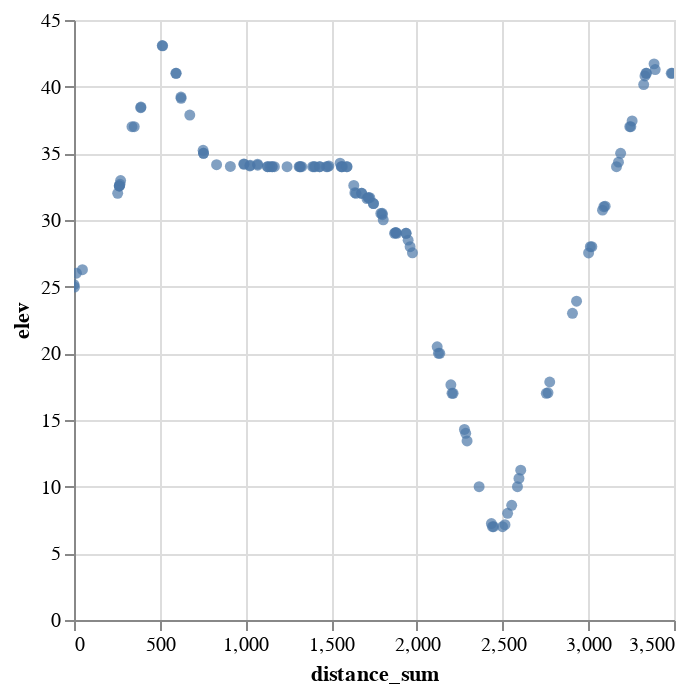

Here is the notebook cell this chart was saved with:
### Code cell
alt.Chart(df_walk).mark_circle(size=30).encode(
    x='distance_sum',
    y='elev',
    #color='slope',
    tooltip=['lat', 'long', 'slope_angle']
).interactive()

### Figure 1 — Vega-Lite specification as saved in the notebook (floating-point values rounded to 4 significant figures)
{"config": {"view": {"continuousWidth": 300, "continuousHeight": 300}}, "data": {"name": "data-592577de0312bbced269241aa6a0dea1"}, "mark": {"type": "circle", "size": 30}, "encoding": {"tooltip": [{"field": "lat", "type": "quantitative"}, {"field": "long", "type": "quantitative"}, {"field": "slope_angle", "type": "quantitative"}], "x": {"field": "distance_sum", "type": "quantitative"}, "y": {"field": "elev", "type": "quantitative"}}, "params": [{"name": "param_15", "select": {"type": "interval", "encodings": ["x", "y"]}, "bind": "scales"}], "$schema": "https://vega.github.io/schema/vega-lite/v5.8.0.json", "datasets": {"data-592577de0312bbced269241aa6a0dea1": [{"Unnamed: 0": 0, "lat": 40.83, "long": -73.95, "elev": 25.16, "d_distance": 0.0, "d_height": 0.0, "slope": 0.0, "slope_angle": 0.0, "d_calories": 0.0, "d_calories_sum": 0.0, "calories_sum": 0.0, "distance_sum": 0.0}, {"Unnamed: 0": 1, "lat": 40.83, "long": -73.95, "elev": 24.97, "d_distance": 2.787, "d_height": -0.19, "slope": -0.06817, "slope_angle": -3.9, "d_calories": 0.1294, "d_calories_sum": 0.1294, "calories_sum": 0.1294, "distance_sum": 2.787}, {"Unnamed: 0": 2, "lat": 40.83, "long": -73.95, "elev": 26.01, "d_distance": 11.45, "d_height": 1.04, "slope": 0.0908, "slope_angle": 5.188, "d_calories": 0.9388, "d_calories_sum": 1.068, "calories_sum": 1.068, "distance_sum": 14.24}, {"Unnamed: 0": 3, "lat": 40.83, "long": -73.95, "elev": 26.27, "d_distance": 34.98, "d_height": 0.26, "slope": 0.007434, "slope_angle": 0.4259, "d_calories": 1.739, "d_calories_sum": 2.807, "calories_sum": 2.807, "distance_sum": 49.22}, {"Unnamed: 0": 4, "lat": 40.83, "long": -73.95, "elev": 32.0, "d_distance": 205.7, "d_height": 5.73, "slope": 0.02786, "slope_angle": 1.596, "d_calories": 12.27, "d_calories_sum": 15.07, "calories_sum": 15.07, "distance_sum": 254.9}, {"Unnamed: 0": 5, "lat": 40.83, "long": -73.95, "elev": 32.55, "d_distance": 9.511, "d_height": 0.55, "slope": 0.05783, "slope_angle": 3.31, "d_calories": 0.6685, "d_calories_sum": 15.74, "calories_sum": 15.74, "distance_sum": 264.4}, {"Unnamed: 0": 6, "lat": 40.83, "long": -73.95, "elev": 32.55, "d_distance": 0.0, "d_height": 0.0, "slope": 0.0, "slope_angle": 0.0, "d_calories": 0.0, "d_calories_sum": 15.74, "calories_sum": 15.74, "distance_sum": 264.4}, {"Unnamed: 0": 7, "lat": 40.83, "long": -73.95, "elev": 32.55, "d_distance": 0.0, "d_height": 0.0, "slope": 0.0, "slope_angle": 0.0, "d_calories": 0.0, "d_calories_sum": 15.74, "calories_sum": 15.74, "distance_sum": 264.4}, {"Unnamed: 0": 8, "lat": 40.83, "long": -73.95, "elev": 32.68, "d_distance": 3.734, "d_height": 0.13, "slope": 0.03482, "slope_angle": 1.994, "d_calories": 0.2319, "d_calories_sum": 15.97, "calories_sum": 15.97, "distance_sum": 268.1}, {"Unnamed: 0": 9, "lat": 40.83, "long": -73.95, "elev": 32.96, "d_distance": 3.734, "d_height": 0.28, "slope": 0.07499, "slope_angle": 4.289, "d_calories": 0.2852, "d_calories_sum": 16.26, "calories_sum": 16.26, "distance_sum": 271.9}, {"Unnamed: 0": 10, "lat": 40.83, "long": -73.95, "elev": 37.0, "d_distance": 66.44, "d_height": 4.04, "slope": 0.06081, "slope_angle": 3.48, "d_calories": 4.74, "d_calories_sum": 21.0, "calories_sum": 21.0, "distance_sum": 338.3}, {"Unnamed: 0": 11, "lat": 40.83, "long": -73.95, "elev": 37.0, "d_distance": 12.99, "d_height": 0.0, "slope": 0.0, "slope_angle": 0.0, "d_calories": 0.6459, "d_calories_sum": 21.64, "calories_sum": 21.64, "distance_sum": 351.3}, {"Unnamed: 0": 12, "lat": 40.83, "long": -73.95, "elev": 38.42, "d_distance": 38.13, "d_height": 1.42, "slope": 0.03725, "slope_angle": 2.133, "d_calories": 2.401, "d_calories_sum": 24.05, "calories_sum": 24.05, "distance_sum": 389.4}, {"Unnamed: 0": 13, "lat": 40.83, "long": -73.95, "elev": 38.47, "d_distance": 1.111, "d_height": 0.05, "slope": 0.04499, "slope_angle": 2.576, "d_calories": 0.07304, "d_calories_sum": 24.12, "calories_sum": 24.12, "distance_sum": 390.5}, {"Unnamed: 0": 14, "lat": 40.83, "long": -73.95, "elev": 43.08, "d_distance": 124.2, "d_height": 4.61, "slope": 0.03712, "slope_angle": 2.126, "d_calories": 7.816, "d_calories_sum": 31.93, "calories_sum": 31.93, "distance_sum": 514.7}, {"Unnamed: 0": 15, "lat": 40.83, "long": -73.95, "elev": 43.06, "d_distance": 2.376, "d_height": -0.02, "slope": -0.008417, "slope_angle": -0.4822, "d_calories": 0.1181, "d_calories_sum": 32.05, "calories_sum": 32.05, "distance_sum": 517.1}, {"Unnamed: 0": 16, "lat": 40.83, "long": -73.95, "elev": 41.0, "d_distance": 77.08, "d_height": -2.06, "slope": -0.02673, "slope_angle": -1.531, "d_calories": 3.58, "d_calories_sum": 35.63, "calories_sum": 35.63, "distance_sum": 594.2}, {"Unnamed: 0": 17, "lat": 40.83, "long": -73.95, "elev": 41.0, "d_distance": 2.223, "d_height": 0.0, "slope": 0.0, "slope_angle": 0.0, "d_calories": 0.1105, "d_calories_sum": 35.74, "calories_sum": 35.74, "distance_sum": 596.4}, {"Unnamed: 0": 18, "lat": 40.83, "long": -73.95, "elev": 39.22, "d_distance": 27.51, "d_height": -1.78, "slope": -0.06471, "slope_angle": -3.702, "d_calories": 1.277, "d_calories_sum": 37.02, "calories_sum": 37.02, "distance_sum": 623.9}, {"Unnamed: 0": 19, "lat": 40.83, "long": -73.95, "elev": 39.13, "d_distance": 0.8408, "d_height": -0.09, "slope": -0.107, "slope_angle": -6.11, "d_calories": 0.03905, "d_calories_sum": 37.06, "calories_sum": 37.06, "distance_sum": 624.7}, {"Unnamed: 0": 20, "lat": 40.83, "long": -73.95, "elev": 37.87, "d_distance": 50.7, "d_height": -1.26, "slope": -0.02485, "slope_angle": -1.424, "d_calories": 2.354, "d_calories_sum": 39.41, "calories_sum": 39.41, "distance_sum": 675.4}, {"Unnamed: 0": 21, "lat": 40.83, "long": -73.95, "elev": 35.23, "d_distance": 77.63, "d_height": -2.64, "slope": -0.03401, "slope_angle": -1.948, "d_calories": 3.605, "d_calories_sum": 43.02, "calories_sum": 43.02, "distance_sum": 753.1}, {"Unnamed: 0": 22, "lat": 40.83, "long": -73.95, "elev": 35.0, "d_distance": 2.376, "d_height": -0.23, "slope": -0.09679, "slope_angle": -5.529, "d_calories": 0.1103, "d_calories_sum": 43.13, "calories_sum": 43.13, "distance_sum": 755.5}, {"Unnamed: 0": 23, "lat": 40.83, "long": -73.95, "elev": 35.0, "d_distance": 0.0, "d_height": 0.0, "slope": 0.0, "slope_angle": 0.0, "d_calories": 0.0, "d_calories_sum": 43.13, "calories_sum": 43.13, "distance_sum": 755.5}, {"Unnamed: 0": 24, "lat": 40.83, "long": -73.95, "elev": 34.15, "d_distance": 76.25, "d_height": -0.85, "slope": -0.01115, "slope_angle": -0.6387, "d_calories": 3.791, "d_calories_sum": 46.92, "calories_sum": 46.92, "distance_sum": 831.7}, {"Unnamed: 0": 25, "lat": 40.83, "long": -73.95, "elev": 34.02, "d_distance": 80.39, "d_height": -0.13, "slope": -0.001617, "slope_angle": -0.09265, "d_calories": 3.997, "d_calories_sum": 50.92, "calories_sum": 50.92, "distance_sum": 912.1}, {"Unnamed: 0": 26, "lat": 40.83, "long": -73.95, "elev": 34.21, "d_distance": 78.6, "d_height": 0.19, "slope": 0.002417, "slope_angle": 0.1385, "d_calories": 3.908, "d_calories_sum": 54.83, "calories_sum": 54.83, "distance_sum": 990.7}, {"Unnamed: 0": 27, "lat": 40.83, "long": -73.95, "elev": 34.18, "d_distance": 1.394, "d_height": -0.03, "slope": -0.02153, "slope_angle": -1.233, "d_calories": 0.06471, "d_calories_sum": 54.89, "calories_sum": 54.89, "distance_sum": 992.1}, {"Unnamed: 0": 28, "lat": 40.83, "long": -73.95, "elev": 34.05, "d_distance": 33.99, "d_height": -0.13, "slope": -0.003824, "slope_angle": -0.2191, "d_calories": 1.69, "d_calories_sum": 56.58, "calories_sum": 56.58, "distance_sum": 1026.0}, {"Unnamed: 0": 29, "lat": 40.83, "long": -73.95, "elev": 34.1, "d_distance": 1.394, "d_height": 0.05, "slope": 0.03588, "slope_angle": 2.055, "d_calories": 0.08708, "d_calories_sum": 56.67, "calories_sum": 56.67, "distance_sum": 1027.0}, {"Unnamed: 0": 30, "lat": 40.83, "long": -73.95, "elev": 34.19, "d_distance": 43.24, "d_height": 0.09, "slope": 0.002082, "slope_angle": 0.1193, "d_calories": 2.15, "d_calories_sum": 58.82, "calories_sum": 58.82, "distance_sum": 1071.0}, {"Unnamed: 0": 31, "lat": 40.83, "long": -73.95, "elev": 34.11, "d_distance": 0.8409, "d_height": -0.08, "slope": -0.09514, "slope_angle": -5.435, "d_calories": 0.03905, "d_calories_sum": 58.86, "calories_sum": 58.86, "distance_sum": 1072.0}, {"Unnamed: 0": 32, "lat": 40.83, "long": -73.95, "elev": 34.0, "d_distance": 57.19, "d_height": -0.11, "slope": -0.001923, "slope_angle": -0.1102, "d_calories": 2.843, "d_calories_sum": 61.7, "calories_sum": 61.7, "distance_sum": 1129.0}, {"Unnamed: 0": 33, "lat": 40.83, "long": -73.95, "elev": 34.0, "d_distance": 1.111, "d_height": 0.0, "slope": 0.0, "slope_angle": 0.0, "d_calories": 0.05525, "d_calories_sum": 61.76, "calories_sum": 61.76, "distance_sum": 1130.0}, {"Unnamed: 0": 34, "lat": 40.83, "long": -73.95, "elev": 34.0, "d_distance": 12.99, "d_height": 0.0, "slope": 0.0, "slope_angle": 0.0, "d_calories": 0.6459, "d_calories_sum": 62.4, "calories_sum": 62.4, "distance_sum": 1143.0}, {"Unnamed: 0": 35, "lat": 40.83, "long": -73.95, "elev": 34.0, "d_distance": 12.58, "d_height": 0.0, "slope": 0.0, "slope_angle": 0.0, "d_calories": 0.6252, "d_calories_sum": 63.03, "calories_sum": 63.03, "distance_sum": 1155.0}, {"Unnamed: 0": 36, "lat": 40.83, "long": -73.95, "elev": 34.0, "d_distance": 0.8409, "d_height": 0.0, "slope": 0.0, "slope_angle": 0.0, "d_calories": 0.04181, "d_calories_sum": 63.07, "calories_sum": 63.07, "distance_sum": 1156.0}, {"Unnamed: 0": 37, "lat": 40.83, "long": -73.95, "elev": 34.0, "d_distance": 12.58, "d_height": 0.0, "slope": 0.0, "slope_angle": 0.0, "d_calories": 0.6252, "d_calories_sum": 63.69, "calories_sum": 63.69, "distance_sum": 1169.0}, {"Unnamed: 0": 38, "lat": 40.83, "long": -73.95, "elev": 34.0, "d_distance": 74.08, "d_height": 0.0, "slope": 0.0, "slope_angle": 0.0, "d_calories": 3.683, "d_calories_sum": 67.38, "calories_sum": 67.38, "distance_sum": 1243.0}, {"Unnamed: 0": 39, "lat": 40.83, "long": -73.95, "elev": 34.0, "d_distance": 70.17, "d_height": 0.0, "slope": 0.0, "slope_angle": 0.0, "d_calories": 3.489, "d_calories_sum": 70.87, "calories_sum": 70.87, "distance_sum": 1313.0}, {"Unnamed: 0": 40, "lat": 40.83, "long": -73.95, "elev": 34.0, "d_distance": 5.111, "d_height": 0.0, "slope": 0.0, "slope_angle": 0.0, "d_calories": 0.2541, "d_calories_sum": 71.12, "calories_sum": 71.12, "distance_sum": 1318.0}, {"Unnamed: 0": 41, "lat": 40.83, "long": -73.95, "elev": 34.0, "d_distance": 2.376, "d_height": 0.0, "slope": 0.0, "slope_angle": 0.0, "d_calories": 0.1181, "d_calories_sum": 71.24, "calories_sum": 71.24, "distance_sum": 1321.0}, {"Unnamed: 0": 42, "lat": 40.83, "long": -73.95, "elev": 34.0, "d_distance": 7.882, "d_height": 0.0, "slope": 0.0, "slope_angle": 0.0, "d_calories": 0.3919, "d_calories_sum": 71.63, "calories_sum": 71.63, "distance_sum": 1328.0}, {"Unnamed: 0": 43, "lat": 40.82, "long": -73.95, "elev": 34.0, "d_distance": 63.27, "d_height": 0.0, "slope": 0.0, "slope_angle": 0.0, "d_calories": 3.146, "d_calories_sum": 74.78, "calories_sum": 74.78, "distance_sum": 1392.0}, {"Unnamed: 0": 44, "lat": 40.82, "long": -73.95, "elev": 34.0, "d_distance": 7.882, "d_height": 0.0, "slope": 0.0, "slope_angle": 0.0, "d_calories": 0.3919, "d_calories_sum": 75.17, "calories_sum": 75.17, "distance_sum": 1400.0}, {"Unnamed: 0": 45, "lat": 40.82, "long": -73.95, "elev": 34.0, "d_distance": 6.495, "d_height": 0.0, "slope": 0.0, "slope_angle": 0.0, "d_calories": 0.3229, "d_calories_sum": 75.49, "calories_sum": 75.49, "distance_sum": 1406.0}, {"Unnamed: 0": 46, "lat": 40.82, "long": -73.95, "elev": 34.0, "d_distance": 26.53, "d_height": 0.0, "slope": 0.0, "slope_angle": 0.0, "d_calories": 1.319, "d_calories_sum": 76.81, "calories_sum": 76.81, "distance_sum": 1433.0}, {"Unnamed: 0": 47, "lat": 40.82, "long": -73.95, "elev": 34.0, "d_distance": 1.111, "d_height": 0.0, "slope": 0.0, "slope_angle": 0.0, "d_calories": 0.05525, "d_calories_sum": 76.86, "calories_sum": 76.86, "distance_sum": 1434.0}, {"Unnamed: 0": 48, "lat": 40.82, "long": -73.95, "elev": 34.0, "d_distance": 38.13, "d_height": 0.0, "slope": 0.0, "slope_angle": 0.0, "d_calories": 1.896, "d_calories_sum": 78.76, "calories_sum": 78.76, "distance_sum": 1472.0}, {"Unnamed: 0": 49, "lat": 40.82, "long": -73.95, "elev": 34.0, "d_distance": 7.882, "d_height": 0.0, "slope": 0.0, "slope_angle": 0.0, "d_calories": 0.3919, "d_calories_sum": 79.15, "calories_sum": 79.15, "distance_sum": 1480.0}, {"Unnamed: 0": 50, "lat": 40.82, "long": -73.95, "elev": 34.05, "d_distance": 7.129, "d_height": 0.05, "slope": 0.007014, "slope_angle": 0.4019, "d_calories": 0.3544, "d_calories_sum": 79.51, "calories_sum": 79.51, "distance_sum": 1487.0}, {"Unnamed: 0": 51, "lat": 40.82, "long": -73.95, "elev": 34.26, "d_distance": 65.06, "d_height": 0.21, "slope": 0.003228, "slope_angle": 0.1849, "d_calories": 3.235, "d_calories_sum": 82.74, "calories_sum": 82.74, "distance_sum": 1552.0}, {"Unnamed: 0": 52, "lat": 40.82, "long": -73.95, "elev": 34.0, "d_distance": 7.468, "d_height": -0.26, "slope": -0.03482, "slope_angle": -1.994, "d_calories": 0.3468, "d_calories_sum": 83.09, "calories_sum": 83.09, "distance_sum": 1559.0}, {"Unnamed: 0": 53, "lat": 40.82, "long": -73.95, "elev": 34.0, "d_distance": 1.394, "d_height": 0.0, "slope": 0.0, "slope_angle": 0.0, "d_calories": 0.06929, "d_calories_sum": 83.16, "calories_sum": 83.16, "distance_sum": 1561.0}, {"Unnamed: 0": 54, "lat": 40.82, "long": -73.95, "elev": 34.0, "d_distance": 5.111, "d_height": 0.0, "slope": 0.0, "slope_angle": 0.0, "d_calories": 0.2541, "d_calories_sum": 83.41, "calories_sum": 83.41, "distance_sum": 1566.0}, {"Unnamed: 0": 55, "lat": 40.82, "long": -73.95, "elev": 34.0, "d_distance": 25.56, "d_height": 0.0, "slope": 0.0, "slope_angle": 0.0, "d_calories": 1.271, "d_calories_sum": 84.68, "calories_sum": 84.68, "distance_sum": 1591.0}, {"Unnamed: 0": 56, "lat": 40.82, "long": -73.95, "elev": 34.0, "d_distance": 1.111, "d_height": 0.0, "slope": 0.0, "slope_angle": 0.0, "d_calories": 0.05525, "d_calories_sum": 84.74, "calories_sum": 84.74, "distance_sum": 1593.0}, {"Unnamed: 0": 57, "lat": 40.82, "long": -73.95, "elev": 32.59, "d_distance": 39.51, "d_height": -1.41, "slope": -0.03569, "slope_angle": -2.044, "d_calories": 1.835, "d_calories_sum": 86.57, "calories_sum": 86.57, "distance_sum": 1632.0}, {"Unnamed: 0": 58, "lat": 40.82, "long": -73.95, "elev": 32.05, "d_distance": 6.495, "d_height": -0.54, "slope": -0.08314, "slope_angle": -4.753, "d_calories": 0.3016, "d_calories_sum": 86.87, "calories_sum": 86.87, "distance_sum": 1639.0}, {"Unnamed: 0": 59, "lat": 40.82, "long": -73.95, "elev": 32.0, "d_distance": 6.495, "d_height": -0.05, "slope": -0.007698, "slope_angle": -0.4411, "d_calories": 0.3229, "d_calories_sum": 87.2, "calories_sum": 87.2, "distance_sum": 1645.0}, {"Unnamed: 0": 60, "lat": 40.82, "long": -73.95, "elev": 32.0, "d_distance": 33.02, "d_height": 0.0, "slope": 0.0, "slope_angle": 0.0, "d_calories": 1.642, "d_calories_sum": 88.84, "calories_sum": 88.84, "distance_sum": 1678.0}, {"Unnamed: 0": 61, "lat": 40.82, "long": -73.95, "elev": 32.0, "d_distance": 0.0, "d_height": 0.0, "slope": 0.0, "slope_angle": 0.0, "d_calories": 0.0, "d_calories_sum": 88.84, "calories_sum": 88.84, "distance_sum": 1678.0}, {"Unnamed: 0": 62, "lat": 40.82, "long": -73.95, "elev": 31.61, "d_distance": 30.67, "d_height": -0.39, "slope": -0.01272, "slope_angle": -0.7286, "d_calories": 1.525, "d_calories_sum": 90.36, "calories_sum": 90.36, "distance_sum": 1709.0}, {"Unnamed: 0": 63, "lat": 40.82, "long": -73.95, "elev": 31.67, "d_distance": 8.842, "d_height": 0.06, "slope": 0.006785, "slope_angle": 0.3888, "d_calories": 0.4396, "d_calories_sum": 90.8, "calories_sum": 90.8, "distance_sum": 1718.0}, {"Unnamed: 0": 64, "lat": 40.82, "long": -73.95, "elev": 31.67, "d_distance": 0.0, "d_height": 0.0, "slope": 0.0, "slope_angle": 0.0, "d_calories": 0.0, "d_calories_sum": 90.8, "calories_sum": 90.8, "distance_sum": 1718.0}, {"Unnamed: 0": 65, "lat": 40.82, "long": -73.95, "elev": 31.67, "d_distance": 7.883, "d_height": 0.0, "slope": 0.0, "slope_angle": 0.0, "d_calories": 0.3919, "d_calories_sum": 91.19, "calories_sum": 91.19, "distance_sum": 1725.0}, {"Unnamed: 0": 66, "lat": 40.82, "long": -73.95, "elev": 31.23, "d_distance": 21.42, "d_height": -0.44, "slope": -0.02054, "slope_angle": -1.177, "d_calories": 0.9946, "d_calories_sum": 92.19, "calories_sum": 92.19, "distance_sum": 1747.0}, {"Unnamed: 0": 67, "lat": 40.82, "long": -73.95, "elev": 31.23, "d_distance": 0.0, "d_height": 0.0, "slope": 0.0, "slope_angle": 0.0, "d_calories": 0.0, "d_calories_sum": 92.19, "calories_sum": 92.19, "distance_sum": 1747.0}, {"Unnamed: 0": 68, "lat": 40.82, "long": -73.95, "elev": 30.49, "d_distance": 42.84, "d_height": -0.74, "slope": -0.01728, "slope_angle": -0.9897, "d_calories": 2.13, "d_calories_sum": 94.32, "calories_sum": 94.32, "distance_sum": 1790.0}, {"Unnamed: 0": 69, "lat": 40.82, "long": -73.95, "elev": 30.5, "d_distance": 7.883, "d_height": 0.01, "slope": 0.001269, "slope_angle": 0.07269, "d_calories": 0.3919, "d_calories_sum": 94.71, "calories_sum": 94.71, "distance_sum": 1798.0}, {"Unnamed: 0": 70, "lat": 40.82, "long": -73.95, "elev": 30.4, "d_distance": 1.111, "d_height": -0.1, "slope": -0.08999, "slope_angle": -5.142, "d_calories": 0.05161, "d_calories_sum": 94.76, "calories_sum": 94.76, "distance_sum": 1799.0}, {"Unnamed: 0": 71, "lat": 40.82, "long": -73.95, "elev": 30.01, "d_distance": 5.111, "d_height": -0.39, "slope": -0.07631, "slope_angle": -4.364, "d_calories": 0.2374, "d_calories_sum": 95.0, "calories_sum": 95.0, "distance_sum": 1804.0}, {"Unnamed: 0": 72, "lat": 40.82, "long": -73.95, "elev": 29.0, "d_distance": 66.03, "d_height": -1.01, "slope": -0.0153, "slope_angle": -0.8763, "d_calories": 3.283, "d_calories_sum": 98.28, "calories_sum": 98.28, "distance_sum": 1870.0}, {"Unnamed: 0": 73, "lat": 40.82, "long": -73.95, "elev": 29.05, "d_distance": 6.102, "d_height": 0.05, "slope": 0.008194, "slope_angle": 0.4695, "d_calories": 0.3034, "d_calories_sum": 98.59, "calories_sum": 98.59, "distance_sum": 1876.0}, {"Unnamed: 0": 74, "lat": 40.82, "long": -73.95, "elev": 29.06, "d_distance": 1.394, "d_height": 0.01, "slope": 0.007176, "slope_angle": 0.4111, "d_calories": 0.06929, "d_calories_sum": 98.66, "calories_sum": 98.66, "distance_sum": 1877.0}, {"Unnamed: 0": 75, "lat": 40.82, "long": -73.95, "elev": 29.0, "d_distance": 5.111, "d_height": -0.06, "slope": -0.01174, "slope_angle": -0.6726, "d_calories": 0.2541, "d_calories_sum": 98.91, "calories_sum": 98.91, "distance_sum": 1882.0}, {"Unnamed: 0": 76, "lat": 40.82, "long": -73.96, "elev": 29.0, "d_distance": 53.87, "d_height": 0.0, "slope": 0.0, "slope_angle": 0.0, "d_calories": 2.679, "d_calories_sum": 101.6, "calories_sum": 101.6, "distance_sum": 1936.0}, {"Unnamed: 0": 77, "lat": 40.82, "long": -73.96, "elev": 29.0, "d_distance": 1.111, "d_height": 0.0, "slope": 0.0, "slope_angle": 0.0, "d_calories": 0.05525, "d_calories_sum": 101.6, "calories_sum": 101.6, "distance_sum": 1937.0}, {"Unnamed: 0": 78, "lat": 40.82, "long": -73.96, "elev": 28.49, "d_distance": 11.61, "d_height": -0.51, "slope": -0.04395, "slope_angle": -2.516, "d_calories": 0.5389, "d_calories_sum": 102.2, "calories_sum": 102.2, "distance_sum": 1949.0}, {"Unnamed: 0": 79, "lat": 40.82, "long": -73.96, "elev": 28.0, "d_distance": 11.61, "d_height": -0.49, "slope": -0.04222, "slope_angle": -2.418, "d_calories": 0.5389, "d_calories_sum": 102.7, "calories_sum": 102.7, "distance_sum": 1961.0}, {"Unnamed: 0": 80, "lat": 40.82, "long": -73.96, "elev": 27.54, "d_distance": 13.57, "d_height": -0.46, "slope": -0.0339, "slope_angle": -1.942, "d_calories": 0.6301, "d_calories_sum": 103.4, "calories_sum": 103.4, "distance_sum": 1974.0}, {"Unnamed: 0": 81, "lat": 40.82, "long": -73.96, "elev": 20.49, "d_distance": 144.2, "d_height": -7.05, "slope": -0.04888, "slope_angle": -2.798, "d_calories": 6.698, "d_calories_sum": 110.0, "calories_sum": 110.0, "distance_sum": 2118.0}, {"Unnamed: 0": 82, "lat": 40.82, "long": -73.96, "elev": 20.0, "d_distance": 7.468, "d_height": -0.49, "slope": -0.06561, "slope_angle": -3.754, "d_calories": 0.3468, "d_calories_sum": 110.4, "calories_sum": 110.4, "distance_sum": 2126.0}, {"Unnamed: 0": 83, "lat": 40.82, "long": -73.96, "elev": 20.0, "d_distance": 7.883, "d_height": 0.0, "slope": 0.0, "slope_angle": 0.0, "d_calories": 0.3919, "d_calories_sum": 110.8, "calories_sum": 110.8, "distance_sum": 2134.0}, {"Unnamed: 0": 84, "lat": 40.82, "long": -73.96, "elev": 17.64, "d_distance": 64.65, "d_height": -2.36, "slope": -0.0365, "slope_angle": -2.09, "d_calories": 3.002, "d_calories_sum": 113.8, "calories_sum": 113.8, "distance_sum": 2198.0}, {"Unnamed: 0": 85, "lat": 40.82, "long": -73.96, "elev": 17.0, "d_distance": 6.495, "d_height": -0.64, "slope": -0.09853, "slope_angle": -5.627, "d_calories": 0.3016, "d_calories_sum": 114.1, "calories_sum": 114.1, "distance_sum": 2205.0}, {"Unnamed: 0": 86, "lat": 40.82, "long": -73.96, "elev": 17.0, "d_distance": 6.495, "d_height": 0.0, "slope": 0.0, "slope_angle": 0.0, "d_calories": 0.3229, "d_calories_sum": 114.4, "calories_sum": 114.4, "distance_sum": 2211.0}, {"Unnamed: 0": 87, "lat": 40.82, "long": -73.96, "elev": 14.29, "d_distance": 66.03, "d_height": -2.71, "slope": -0.04104, "slope_angle": -2.35, "d_calories": 3.067, "d_calories_sum": 117.5, "calories_sum": 117.5, "distance_sum": 2278.0}, {"Unnamed: 0": 88, "lat": 40.82, "long": -73.96, "elev": 14.0, "d_distance": 7.468, "d_height": -0.29, "slope": -0.03883, "slope_angle": -2.224, "d_calories": 0.3468, "d_calories_sum": 117.8, "calories_sum": 117.8, "distance_sum": 2285.0}, {"Unnamed: 0": 89, "lat": 40.82, "long": -73.96, "elev": 13.43, "d_distance": 7.883, "d_height": -0.57, "slope": -0.07231, "slope_angle": -4.136, "d_calories": 0.3661, "d_calories_sum": 118.2, "calories_sum": 118.2, "distance_sum": 2293.0}, {"Unnamed: 0": 90, "lat": 40.82, "long": -73.96, "elev": 10.0, "d_distance": 70.34, "d_height": -3.43, "slope": -0.04876, "slope_angle": -2.792, "d_calories": 3.267, "d_calories_sum": 121.5, "calories_sum": 121.5, "distance_sum": 2363.0}, {"Unnamed: 0": 91, "lat": 40.82, "long": -73.96, "elev": 7.23, "d_distance": 71.56, "d_height": -2.77, "slope": -0.03871, "slope_angle": -2.217, "d_calories": 3.323, "d_calories_sum": 124.8, "calories_sum": 124.8, "distance_sum": 2435.0}, {"Unnamed: 0": 92, "lat": 40.82, "long": -73.96, "elev": 7.0, "d_distance": 6.495, "d_height": -0.23, "slope": -0.03541, "slope_angle": -2.028, "d_calories": 0.3016, "d_calories_sum": 125.1, "calories_sum": 125.1, "distance_sum": 2441.0}, {"Unnamed: 0": 93, "lat": 40.82, "long": -73.96, "elev": 7.0, "d_distance": 6.495, "d_height": 0.0, "slope": 0.0, "slope_angle": 0.0, "d_calories": 0.3229, "d_calories_sum": 125.4, "calories_sum": 125.4, "distance_sum": 2448.0}, {"Unnamed: 0": 94, "lat": 40.82, "long": -73.96, "elev": 7.0, "d_distance": 51.96, "d_height": 0.0, "slope": 0.0, "slope_angle": 0.0, "d_calories": 2.584, "d_calories_sum": 128.0, "calories_sum": 128.0, "distance_sum": 2500.0}, {"Unnamed: 0": 95, "lat": 40.82, "long": -73.96, "elev": 7.15, "d_distance": 14.38, "d_height": 0.15, "slope": 0.01043, "slope_angle": 0.5977, "d_calories": 0.7149, "d_calories_sum": 128.7, "calories_sum": 128.7, "distance_sum": 2514.0}, {"Unnamed: 0": 96, "lat": 40.82, "long": -73.96, "elev": 8.0, "d_distance": 15.33, "d_height": 0.85, "slope": 0.05543, "slope_angle": 3.173, "d_calories": 1.065, "d_calories_sum": 129.8, "calories_sum": 129.8, "distance_sum": 2529.0}, {"Unnamed: 0": 97, "lat": 40.82, "long": -73.96, "elev": 8.6, "d_distance": 23.78, "d_height": 0.6, "slope": 0.02523, "slope_angle": 1.446, "d_calories": 1.396, "d_calories_sum": 131.2, "calories_sum": 131.2, "distance_sum": 2553.0}, {"Unnamed: 0": 98, "lat": 40.82, "long": -73.96, "elev": 10.0, "d_distance": 33.61, "d_height": 1.4, "slope": 0.04166, "slope_angle": 2.385, "d_calories": 2.169, "d_calories_sum": 133.3, "calories_sum": 133.3, "distance_sum": 2587.0}, {"Unnamed: 0": 99, "lat": 40.82, "long": -73.96, "elev": 10.62, "d_distance": 8.843, "d_height": 0.62, "slope": 0.07011, "slope_angle": 4.011, "d_calories": 0.6601, "d_calories_sum": 134.0, "calories_sum": 134.0, "distance_sum": 2596.0}, {"Unnamed: 0": 100, "lat": 40.82, "long": -73.96, "elev": 11.24, "d_distance": 10.22, "d_height": 0.62, "slope": 0.06065, "slope_angle": 3.471, "d_calories": 0.7288, "d_calories_sum": 134.7, "calories_sum": 134.7, "distance_sum": 2606.0}, {"Unnamed: 0": 101, "lat": 40.81, "long": -73.96, "elev": 17.0, "d_distance": 149.2, "d_height": 5.76, "slope": 0.03861, "slope_angle": 2.211, "d_calories": 9.468, "d_calories_sum": 144.2, "calories_sum": 144.2, "distance_sum": 2755.0}, {"Unnamed: 0": 102, "lat": 40.81, "long": -73.96, "elev": 17.04, "d_distance": 9.834, "d_height": 0.04, "slope": 0.004067, "slope_angle": 0.233, "d_calories": 0.489, "d_calories_sum": 144.7, "calories_sum": 144.7, "distance_sum": 2765.0}, {"Unnamed: 0": 103, "lat": 40.81, "long": -73.96, "elev": 17.85, "d_distance": 10.22, "d_height": 0.81, "slope": 0.07924, "slope_angle": 4.531, "d_calories": 0.7961, "d_calories_sum": 145.5, "calories_sum": 145.5, "distance_sum": 2775.0}, {"Unnamed: 0": 104, "lat": 40.81, "long": -73.96, "elev": 23.0, "d_distance": 132.6, "d_height": 5.15, "slope": 0.03883, "slope_angle": 2.223, "d_calories": 8.428, "d_calories_sum": 153.9, "calories_sum": 153.9, "distance_sum": 2908.0}, {"Unnamed: 0": 105, "lat": 40.81, "long": -73.96, "elev": 23.91, "d_distance": 23.78, "d_height": 0.91, "slope": 0.03827, "slope_angle": 2.192, "d_calories": 1.506, "d_calories_sum": 155.4, "calories_sum": 155.4, "distance_sum": 2932.0}, {"Unnamed: 0": 106, "lat": 40.81, "long": -73.96, "elev": 27.53, "d_distance": 70.18, "d_height": 3.62, "slope": 0.05158, "slope_angle": 2.953, "d_calories": 4.777, "d_calories_sum": 160.2, "calories_sum": 160.2, "distance_sum": 3002.0}, {"Unnamed: 0": 107, "lat": 40.81, "long": -73.96, "elev": 28.0, "d_distance": 10.22, "d_height": 0.47, "slope": 0.04598, "slope_angle": 2.632, "d_calories": 0.6755, "d_calories_sum": 160.9, "calories_sum": 160.9, "distance_sum": 3012.0}, {"Unnamed: 0": 108, "lat": 40.81, "long": -73.96, "elev": 28.0, "d_distance": 8.843, "d_height": 0.0, "slope": 0.0, "slope_angle": 0.0, "d_calories": 0.4397, "d_calories_sum": 161.3, "calories_sum": 161.3, "distance_sum": 3021.0}, {"Unnamed: 0": 109, "lat": 40.81, "long": -73.96, "elev": 30.74, "d_distance": 62.3, "d_height": 2.74, "slope": 0.04398, "slope_angle": 2.518, "d_calories": 4.073, "d_calories_sum": 165.4, "calories_sum": 165.4, "distance_sum": 3083.0}, {"Unnamed: 0": 110, "lat": 40.81, "long": -73.96, "elev": 31.0, "d_distance": 7.883, "d_height": 0.26, "slope": 0.03298, "slope_angle": 1.889, "d_calories": 0.4845, "d_calories_sum": 165.9, "calories_sum": 165.9, "distance_sum": 3091.0}, {"Unnamed: 0": 111, "lat": 40.81, "long": -73.96, "elev": 31.04, "d_distance": 7.468, "d_height": 0.04, "slope": 0.005356, "slope_angle": 0.3069, "d_calories": 0.3713, "d_calories_sum": 166.2, "calories_sum": 166.2, "distance_sum": 3098.0}, {"Unnamed: 0": 112, "lat": 40.81, "long": -73.96, "elev": 34.0, "d_distance": 66.03, "d_height": 2.96, "slope": 0.04482, "slope_angle": 2.567, "d_calories": 4.337, "d_calories_sum": 170.6, "calories_sum": 170.6, "distance_sum": 3164.0}, {"Unnamed: 0": 113, "lat": 40.81, "long": -73.96, "elev": 34.34, "d_distance": 11.61, "d_height": 0.34, "slope": 0.0293, "slope_angle": 1.678, "d_calories": 0.6981, "d_calories_sum": 171.3, "calories_sum": 171.3, "distance_sum": 3176.0}, {"Unnamed: 0": 114, "lat": 40.81, "long": -73.96, "elev": 35.0, "d_distance": 12.58, "d_height": 0.66, "slope": 0.05248, "slope_angle": 3.004, "d_calories": 0.8601, "d_calories_sum": 172.1, "calories_sum": 172.1, "distance_sum": 3189.0}, {"Unnamed: 0": 115, "lat": 40.81, "long": -73.96, "elev": 37.0, "d_distance": 53.46, "d_height": 2.0, "slope": 0.03741, "slope_angle": 2.142, "d_calories": 3.37, "d_calories_sum": 175.5, "calories_sum": 175.5, "distance_sum": 3242.0}, {"Unnamed: 0": 116, "lat": 40.81, "long": -73.96, "elev": 37.0, "d_distance": 6.102, "d_height": 0.0, "slope": 0.0, "slope_angle": 0.0, "d_calories": 0.3034, "d_calories_sum": 175.8, "calories_sum": 175.8, "distance_sum": 3248.0}, {"Unnamed: 0": 117, "lat": 40.81, "long": -73.96, "elev": 37.43, "d_distance": 7.468, "d_height": 0.43, "slope": 0.05758, "slope_angle": 3.295, "d_calories": 0.5243, "d_calories_sum": 176.3, "calories_sum": 176.3, "distance_sum": 3256.0}, {"Unnamed: 0": 118, "lat": 40.81, "long": -73.96, "elev": 40.16, "d_distance": 67.41, "d_height": 2.73, "slope": 0.0405, "slope_angle": 2.319, "d_calories": 4.324, "d_calories_sum": 180.6, "calories_sum": 180.6, "distance_sum": 3323.0}, {"Unnamed: 0": 119, "lat": 40.81, "long": -73.96, "elev": 40.8, "d_distance": 7.468, "d_height": 0.64, "slope": 0.0857, "slope_angle": 4.898, "d_calories": 0.5987, "d_calories_sum": 181.2, "calories_sum": 181.2, "distance_sum": 3331.0}, {"Unnamed: 0": 120, "lat": 40.81, "long": -73.96, "elev": 41.0, "d_distance": 6.102, "d_height": 0.2, "slope": 0.03277, "slope_angle": 1.877, "d_calories": 0.3746, "d_calories_sum": 181.6, "calories_sum": 181.6, "distance_sum": 3337.0}, {"Unnamed: 0": 121, "lat": 40.81, "long": -73.96, "elev": 41.0, "d_distance": 2.787, "d_height": 0.0, "slope": 0.0, "slope_angle": 0.0, "d_calories": 0.1386, "d_calories_sum": 181.8, "calories_sum": 181.8, "distance_sum": 3339.0}, {"Unnamed: 0": 122, "lat": 40.81, "long": -73.96, "elev": 41.71, "d_distance": 44.21, "d_height": 0.71, "slope": 0.01606, "slope_angle": 0.92, "d_calories": 2.198, "d_calories_sum": 184.0, "calories_sum": 184.0, "distance_sum": 3384.0}, {"Unnamed: 0": 123, "lat": 40.81, "long": -73.96, "elev": 41.28, "d_distance": 6.495, "d_height": -0.43, "slope": -0.0662, "slope_angle": -3.787, "d_calories": 0.3016, "d_calories_sum": 184.3, "calories_sum": 184.3, "distance_sum": 3390.0}, {"Unnamed: 0": 124, "lat": 40.81, "long": -73.96, "elev": 41.0, "d_distance": 93.54, "d_height": -0.28, "slope": -0.002993, "slope_angle": -0.1715, "d_calories": 4.651, "d_calories_sum": 188.9, "calories_sum": 188.9, "distance_sum": 3484.0}, {"Unnamed: 0": 125, "lat": 40.81, "long": -73.96, "elev": 41.0, "d_distance": 6.048, "d_height": 0.0, "slope": 0.0, "slope_angle": 0.0, "d_calories": 0.3007, "d_calories_sum": 189.2, "calories_sum": 189.2, "distance_sum": 3490.0}]}}
